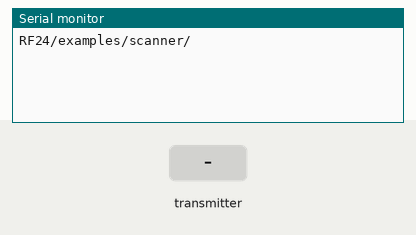
Recording of a sketch running on a simulated Arduino Uno, built with avr-gcc and run on an emulated ATmega328P. Parts: the last lines printed to the serial monitor. Inputs (shaded band) come from the test bench. No radio packets arrive unless stated.

Above: at 1.2 s.
1.3 s: the transmitter starts sending _micros = 0
At 1.37 s:
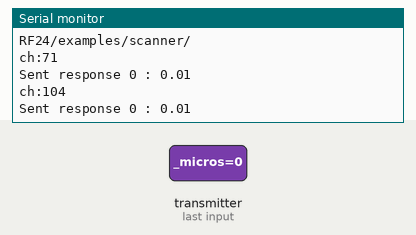
2.8 s: the transmitter starts sending value = 0
4.3 s: the transmitter starts sending _micros = 256
At 4.37 s:
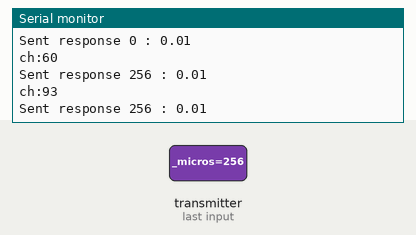
5.8 s: the transmitter starts sending value = 25
At 5.87 s:
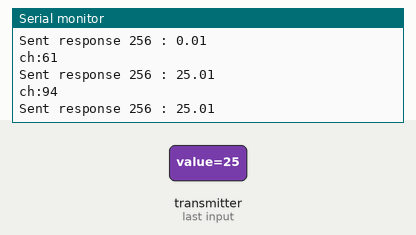
Timing chart, 0 to 8.3 s (numbered marks = the images above; inputs shaded):
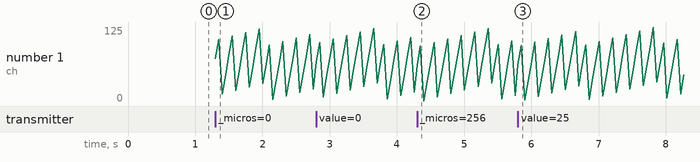

The sketch:

scanner_read.ino
```cpp
// (licence header left out)
/**
   Channel scanner

   Example to detect interference on the various channels available.
   This is a good diagnostic tool to check whether you're picking a
   good channel for your application.

   Inspired by cpixip.
   See http://arduino.cc/forum/index.php/topic,54795.0.html
*/

#include <SPI.h>
#include "nRF24L01.h"
#include "RF24.h"
#include "printf.h"

struct dataStruct {
  unsigned long _micros;
  float value;
} myData;
//
// Hardware configuration
//

// Set up nRF24L01 radio on SPI bus plus pins 7 & 8

RF24 radio(7, 8);

//
// Channel info
//

const uint8_t num_channels = 126;
uint8_t values[num_channels];

//
// Setup
//

void setup(void)
{
  //
  // Print preamble
  //

  Serial.begin(115200);
  printf_begin();
  Serial.println(F("\n\rRF24/examples/scanner/"));

  //
  // Setup and configure rf radio
  //

  radio.begin();
  radio.setAutoAck(false);

  // Get into standby mode
  radio.startListening();
  radio.stopListening();

  radio.printDetails();

  // Print out header, high then low digit
  int i = 0;
  while ( i < num_channels )
  {
    printf("%x", i >> 4);
    ++i;
  }
  Serial.println();
  i = 0;
  while ( i < num_channels )
  {
    printf("%x", i & 0xf);
    ++i;
  }
  Serial.println();
}

//
// Loop
//

const int num_reps = 100;

void loop(void)
{
  // Clear measurement values
  memset(values, 0, sizeof(values));

  // Scan all channels num_reps times
  int rep_counter = num_reps;
  while (rep_counter--)
  {
    int i = num_channels;
    while (i--)
    {
      // Select this channel
      radio.setChannel(i);


      radio.startListening();
      if ( radio.available()) {
        Serial.println("ch:" + String(i));
        // Variable for the received timestamp
        while (radio.available()) {                          // While there is data ready
          radio.read( &myData, sizeof(myData) );             // Get the payload
        }

        delayMicroseconds(128);
        radio.stopListening();                               // First, stop listening so we can talk
        myData.value += 0.01;                                // Increment the float value
        radio.write( &myData, sizeof(myData) );              // Send the final one back.
        // Now, resume listening so we catch the next packets.
        Serial.print(F("Sent response "));
        Serial.print(myData._micros);
        Serial.print(F(" : "));
        Serial.println(myData.value);
      }


      // Did we get a carrier?
      if ( radio.testCarrier() ) {
        ++values[i];
      }
    }
  }

  // Print out channel measurements, clamped to a single hex digit
  int i = 0;
  while ( i < num_channels )
  {
    printf("%x", min(0xf, values[i]));
    ++i;
  }
  Serial.println();
}

// vim:ai:cin:sts=2 sw=2 ft=cpp
```

Measured:
- after the input at 1.3 s, the serial monitor: prints a new line at once (image 1)
- after the input at 4.3 s, the serial monitor: prints a new line at once (image 2)
- after the input at 5.8 s, the serial monitor: prints a new line at once (image 3)
- plotted number 1: 20 → 15 after the input at 2.8 s, 9 → 44 after the input at 5.8 s
